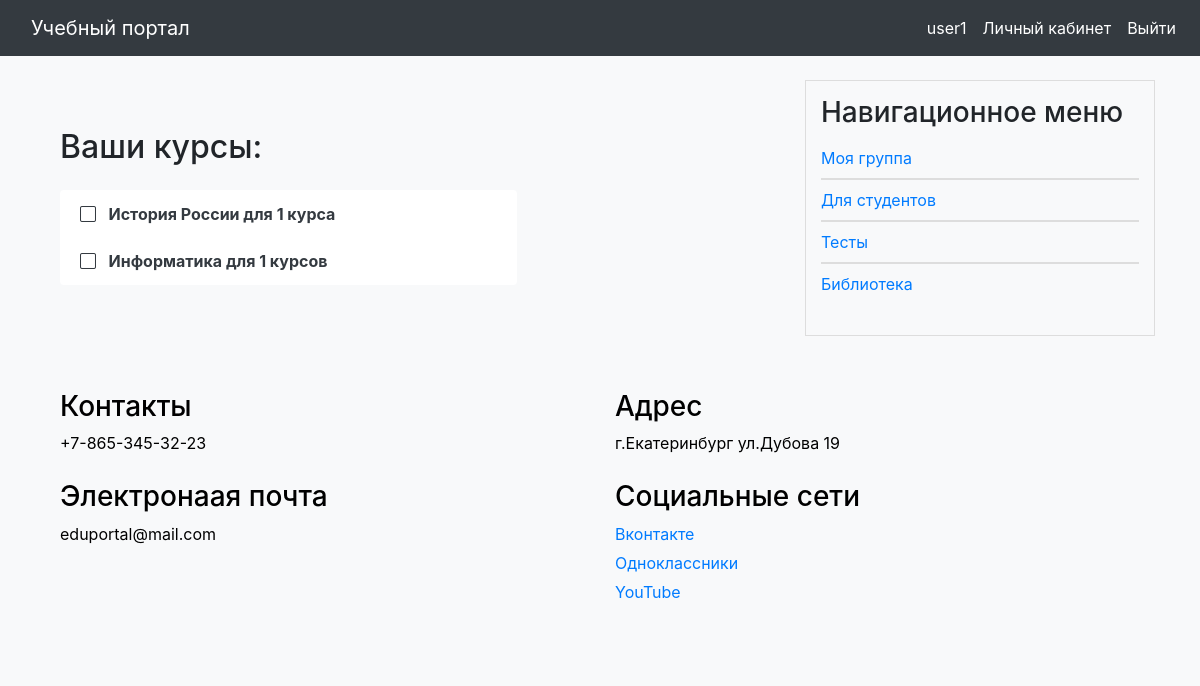
/education/personal-area/ (signed in), run on an earlier commit of the app's database.
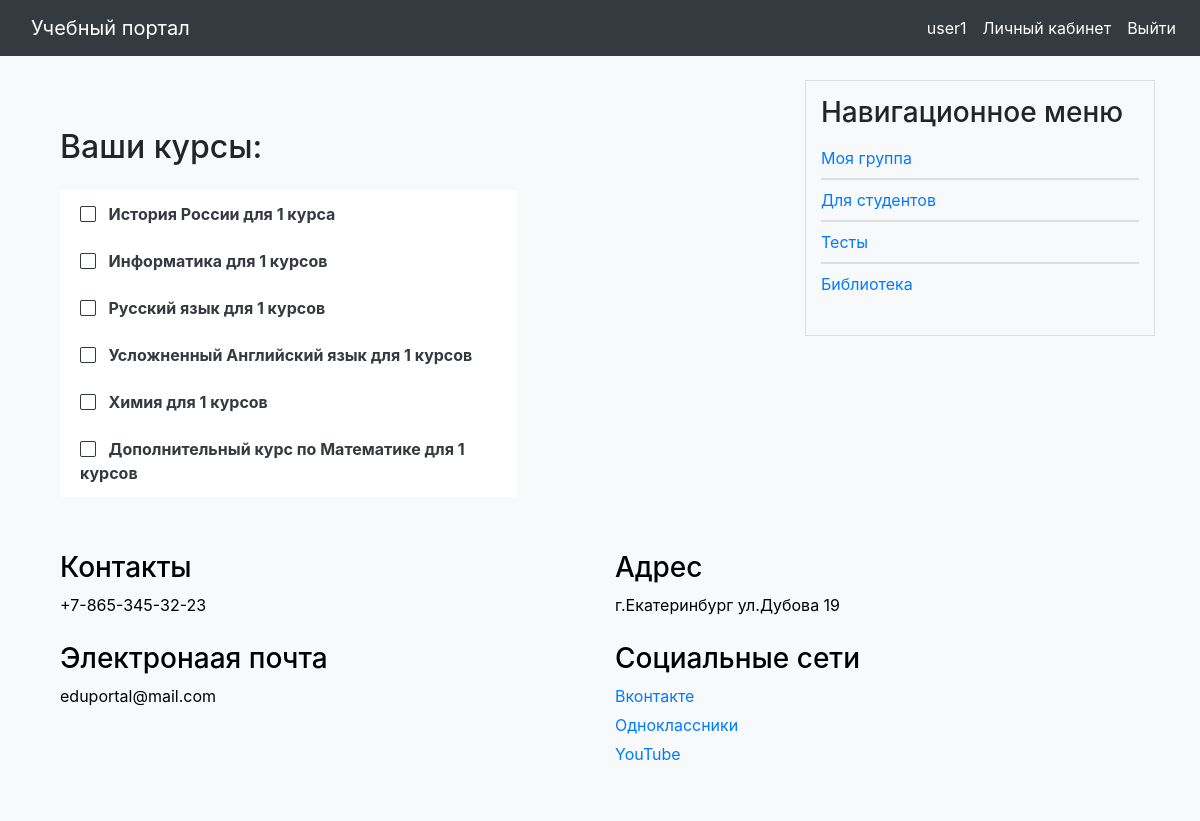
And on a later commit of the database.
### users/models.py (models this page shows, shortened)
class User(AbstractUser):
    surname = models.CharField(max_length=255, blank=True, verbose_name='Отчество')
    photo = models.ImageField(upload_to="users/%Y/%m/%d/", blank=True, null=True, verbose_name="Фотография")
    date_birth = models.DateTimeField(blank=True, verbose_name="Дата рождения")
    cat_user = models.ForeignKey('CategoryUser', on_delete=models.PROTECT, related_name='users',
                                 default=None, null=True, verbose_name='Категория пользователя')
    group_stud = models.ForeignKey('GroupStudents', blank=True, related_name='groups',
                                   verbose_name='Группа студента', on_delete=models.PROTECT, default=None,
                                   null=True)
    phone_number = models.CharField(max_length=100, unique=True, blank=True, verbose_name='Номер телефона')

### education/models.py (models this page shows, shortened)
class Courses(models.Model):
    class Meta:
        verbose_name = 'Курс'
        verbose_name_plural = 'Курсы'
    title = models.CharField(max_length=255, verbose_name="Название курса")
    slug = models.SlugField(max_length=255, unique=True, db_index=True, verbose_name="Slug")
    text = models.TextField(blank=True, verbose_name='Основная информация')
    group = models.ManyToManyField('users.GroupStudents', related_name='courses_related', verbose_name='Группы')
    def get_absolute_url(self):
        return reverse('education:course', kwargs={'course_slug': self.slug})

### education/views.py (the view)
# urls.py: path('personal-area/', views.PersonalArea.as_view(), name='personal-area'),
class PersonalArea(ListView):
    model = Courses
    template_name = 'education/personal_area.html'
    context_object_name = 'courses'
    def get_queryset(self):
        user = self.request.user
        if user.group_stud:
            return user.group_stud.courses.all()
        else:
            return None
    def get_context_data(self, **kwargs):
        context = super().get_context_data(**kwargs)
        context['user'] = self.request.user
        context['title'] = 'Ваши курсы'
        return context

### portal/context_processors.py (called while the page is built)
def get_portal_context(request):
    navigate = ShowInfo.objects.all()
    return {'navigate': navigate}

### education/templates/education/personal_area.html
{% extends 'base.html' %}
{% load static %}
{% block content %}
<link type="text/css" href="{% static 'education/css/styles.css' %}" rel="stylesheet" />
<div class="container mt-5">
    <div class="row">
        <div class="col-md-8">
            {% if courses %}
                <h2 class="mb-4">Ваши курсы:</h2>
                <ul class="list-group">
                    {% for course in courses %}
                        <li class="list-group-item border-0">
                            <span class="mr-2"><i class="bi bi-square text-dark"></i></span>
                            <a href="{{ course.get_absolute_url }}" class="text-dark font-weight-bold stretched-link">{{ course.title }}</a>
                        </li>
                    {% endfor %}
                </ul>
            {% else %}
                <div class="alert alert-info mt-4" role="alert">
                    <p class="mb-0">Пользователь не привязан к группе или группа не имеет курсов.</p>
                </div>
            {% endif %}
        </div>
    </div>
</div>
{% endblock %}

### templates/base.html (shortened to what this page needs)
{% load static %}
<!DOCTYPE html>
<html lang="en">
<head>
    <link rel="stylesheet" href="https://stackpath.bootstrapcdn.com/bootstrap/4.3.1/css/bootstrap.min.css">
    <link rel="stylesheet" href="https://cdn.jsdelivr.net/npm/bootstrap-icons@1.10.5/font/bootstrap-icons.css">
    <link type="text/css" href="{% static 'portal/css/styles.css' %}" rel="stylesheet" />
</head>
<body>
<nav class="navbar navbar-expand-lg navbar-dark bg-dark fixed-top navbar-custom">
    <a class="navbar-brand" href="/">Учебный портал</a>
    <div class="collapse navbar-collapse" id="navbarNav">
    <ul class="navbar-nav ml-auto">
        {% if user.is_authenticated %}
            <li class="nav-item">
                <a class="nav-link" href="{% url 'users:profile' %}">{{ user.username }}</a>
            </li>
            <li class="nav-item">
                <a class="nav-link" href="{% url 'education:personal-area' %}">Личный кабинет</a>
            </li>
            <li class="nav-item">
                <a class="nav-link" href="{% url 'users:logout' %}">Выйти</a>
            </li>
        {% endif %}
    </ul>
</div>
</nav>
<div class="container mt-4">
    <div class="row">
        <div class="col-md-8">
            {% block content %}
            {% endblock %}
        </div>
        <div class="col-md-4">
            <div class="nav-block">
                <h3>Навигационное меню</h3>
                <ul>
                    {% if request.resolver_match.namespace == 'education' %}
                        <li><a href="/">Моя группа</a></li>
                        <li><a href="/">Для студентов</a></li>
                        <li><a href="/">Тесты</a></li>
                        <li><a href="/">Библиотека</a></li>
                    {% else %}
                        {% for n in navigate %}
                            <li><a href="{{ n.get_absolute_url }}">{{ n.title }}</a></li>
                        {% endfor %}
                    {% endif %}
                </ul>
            </div>
        </div>
    </div>
</div>
<div class="container mt-4">
    <div class="footer">
    <div class="container">
        <div class="row">
            <div class="col-md-6">
                <h3>Контакты</h3>
                <p>+7-865-345-32-23</p>
            </div>
            <div class="col-md-6">
                <h3>Адрес</h3>
                <p>г.Екатеринбург
                ул.Дубова 19</p>
            </div>
            <div class="col-md-6">
                <h3>Электронаая почта</h3>
                <p>eduportal@mail.com</p>
            </div>
            <div class="col-md-6">
                <h3>Социальные сети</h3>
                <p><a href="#">Вконтакте</a></p>
                <p><a href="#">Одноклассники</a></p>
                <p><a href="#">YouTube</a></p>
            </div>
        </div>
    </div>
</div>
</body>
</html>

### portal/static/portal/css/styles.css (style rules this page uses)
body { padding-top: 56px; background-color: #f8f9fa; }
.navbar-custom { background-color: #343a40; }
.navbar-custom , .navbar-custom .navbar-text { color: #ffffff; }
.navbar-brand { color: #ffffff; margin-left: 15px; }
.navbar-custom .navbar-nav .nav-link { color: #ffffff; }
.nav-block { background-color: #f8f9fa; padding: 15px; border: 1px solid #ddd; }
.nav-block ul { padding: 0; list-style-type: none; }
.nav-block li { border-top: 1px solid #ddd; border-bottom: 1px solid #ddd; margin: 0; padding: 8px 0; }
.nav-block li:first-child { border-top: none; }
.nav-block li:last-child { border-bottom: none; }
.footer { background-color: #f8f9fa; color: black; padding: 30px 0; width: 100%; }
.footer .row { display: flex; justify-content: space-between; flex-wrap: wrap; }
.footer .col-md-6 { margin-bottom: 20px; }
.footer .col-md-6 p { margin-bottom: 5px; }

What changed in the data, as far as the page shows it:
added Courses: title "Русский язык для 1 курсов"
added Courses: title "Усложненный Английский язык для 1 курсов"
added Courses: title "Химия для 1 курсов"
added Courses: title "Дополнительный курс по Математике для 1 курсов"
